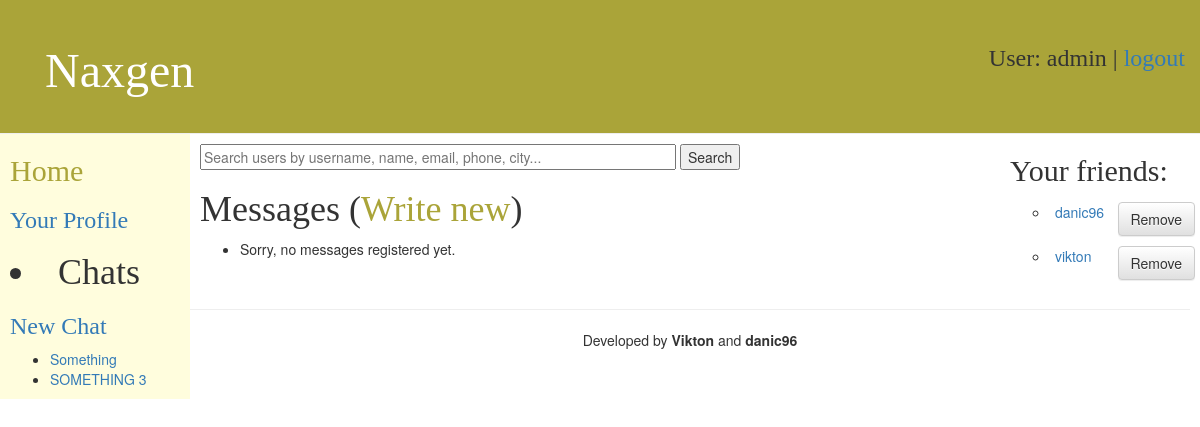
The page /messaging/ (signed in) on the database as committed earlier.
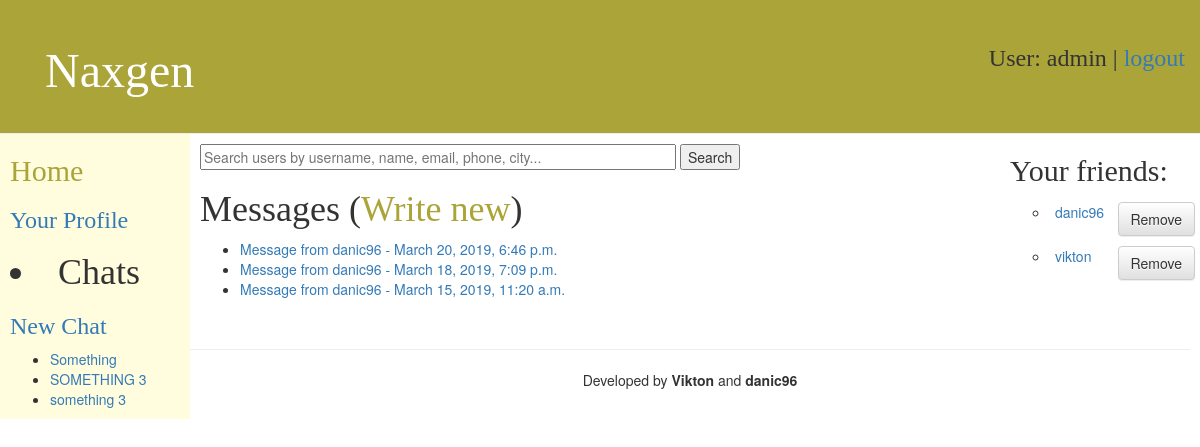
The same page on the database as committed later.
### messaging/models.py (models this page shows, shortened)
class Group(models.Model):
    id = models.AutoField(primary_key=True)
    name = models.TextField(default="")
    members = models.ManyToManyField(User, blank=True)
    messages = models.ManyToManyField('GroupMessage')

class User(AbstractUser):
    date = models.DateTimeField(default=timezone.now)
    friends = models.ManyToManyField("self", blank=True)
    groups = models.ManyToManyField('Group')
    description = models.TextField(default='')
    phone = models.TextField(default='')
    city = models.TextField(default='')
    website = models.TextField(default='')

class Message(models.Model):
    id = models.AutoField(primary_key=True)
    date = models.DateTimeField(default=timezone.now)
    text = models.TextField()
    sender = models.ForeignKey(User, on_delete=models.PROTECT, related_name='sender')
    to = models.ForeignKey(User, on_delete=models.PROTECT, related_name='to')

### messaging/templates/messaging/message_list.html (shortened to what this page needs)
{% extends "messaging/base.html" %}
{% block content %}
    <form action="{%  url  'messaging:search'  %}" method="post" >
        <input type="text" placeholder="Search users by username, name, email, phone, city..." name="search" size="60">
        <button type="submit">Search</button>
    </form>
<h1>
    Messages
    {% if user.username %}(<a href="{% url 'messaging:message_create' %}">Write new</a>){% endif %}
</h1>
<ul>
    {% if user.username %}
    {% for message in latest_message_list %}
        {% if user.username == message.to.username %}
            <li><a href="{% url 'messaging:message_detail' message.id %}">
                Message from {{ message.sender }} - {{ message.date }}</a>
            </li>
        {% endif %}
    {% empty %}<li>Sorry, no messages registered yet.</li>
    {% endfor %}
    {% else %}
        <div>Please login to see messages</div>
    {% endif %}
</ul>
{% endblock %}

### messaging/templates/messaging/base.html (shortened to what this page needs)
{% load staticfiles %}
<!DOCTYPE html>
<html lang="en">
<head>
    <link rel="stylesheet" href="http://code.jquery.com/ui/1.11.4/themes/smoothness/jquery-ui.css" />
    <link rel="stylesheet" href="//maxcdn.bootstrapcdn.com/bootstrap/3.2.0/css/bootstrap.min.css">
    <link rel="stylesheet" href="//maxcdn.bootstrapcdn.com/bootstrap/3.2.0/css/bootstrap-theme.min.css">
    <link rel="stylesheet" href="{% static "style/base.css" %}" />
    <link rel="stylesheet" href="{% static "style/more.css" %}" />
</head>
<body>
<div id="header" class="page-header">
    {% block header %}
        <div id="wrapper">
            <div id="title">
                <h1><a href="/messaging/">Naxgen</a></h1>
            </div>
            <h3>
            {% if user.username %}
                <p>
                        User: {{ request.user.username }} | <a href="{% url 'logout' %}?next={{request.path}}">logout</a>
                </p>
            {% else %}
                <p>
                    <a href="{% url 'login' %}?next={{request.path}}">Login</a>
                    /
                    <a href="{% url 'messaging:user_create' %}">Register</a>
                </p>
            {% endif %}
            </h3>
        </div>
    {% endblock %}
</div>
<div id="wrapp_this">
<div class="max_height">
<div id="left-sidebar">
    {% block sidebar %}
            <h2><a href="/messaging/">Home</a></h2>
            {% if user.username %}
                <h3> <a href="{% url 'messaging:view_profile' %}">Your Profile</a></h3>
                <h1><li>Chats</li></h1>
                <h3><a href="{% url 'messaging:group_create' %}" >New Chat</a></h3>
                <ul>
                {% for group in user.groups.all %}
                    <li>
                        <a href="{% url 'messaging:group_detail' group.id %}" > {{ group.name }} </a>
                    </li>
                {% endfor %}
                </ul>
            {% endif %}
    {% endblock %}
</div>
<div id="right-sidebar">
    {% block sidebar2 %}
        {% if user.username %}
            <h2>Your friends:</h2>
                <ul>
                {% for friend in request.user.friends.all %}
                    <li type="circle">
                        <div id="wrapper">
                        <a href="{% url 'messaging:view_profile_with_pk' pk=friend.pk %} " >
                            {{ friend.username }}
                        </a>
                        <a href="{% url 'messaging:change_friend' operation='remove' pk=friend.pk %}" >
                            <button id="remove-button" type="button" class="btn btn-default">Remove</button>
                        </a>
                        </div>
                    </li>
                {% endfor %}
                </ul>
        {% endif %}
    {% endblock %}
</div>
<div id="content">
    {% block content %}{% endblock %}
</div>
</div>
<div id="footer">
    {% block footer %}<hr><div >Developed by <b>Vikton</b> and <b>danic96</b></div>{% endblock %}
</div>
</div>
</body>
</html>

Rows that differ between the two databases and show on the page:
added Group: name "something 3"
added Message: sender "danic96", date "March 20, 2019, 6:46 p.m."
added Message: sender "danic96", date "March 18, 2019, 7:09 p.m."
added Message: sender "danic96", date "March 15, 2019, 11:20 a.m."
Other text that changed with them:
text no longer shown: "Sorry, no messages registered yet."
